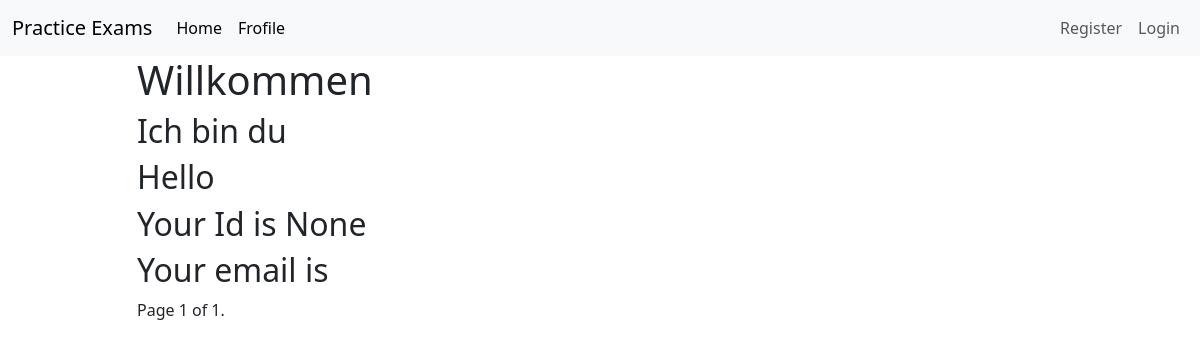
Page /profile on the earlier database version.
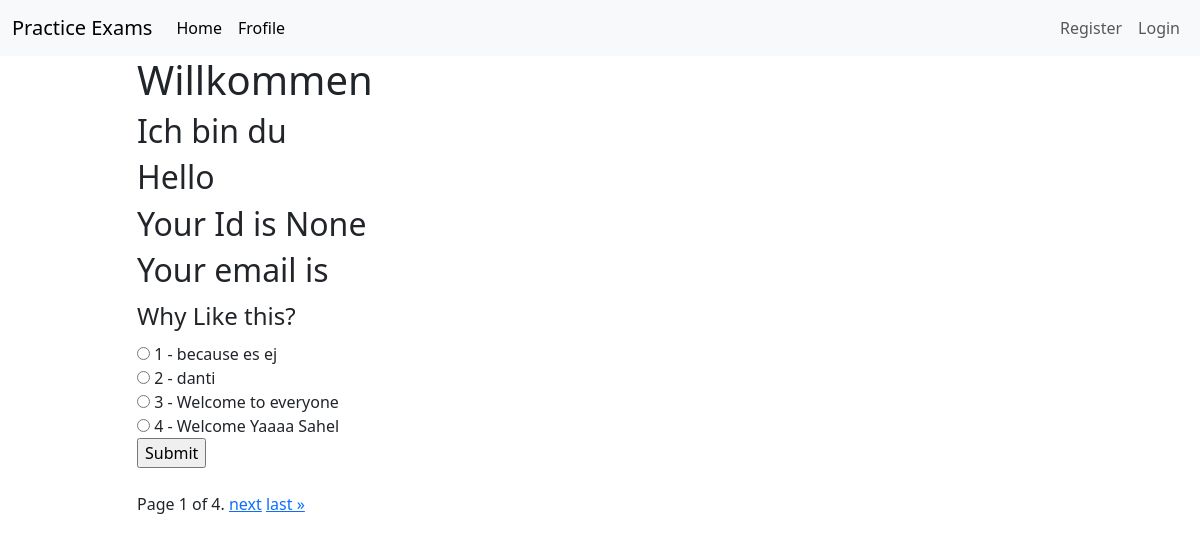
Same page on the later database version.
### exams/models.py (models this page shows, shortened)
class Question(models.Model):
    text = models.CharField(max_length=255)

class Choice(models.Model):
    question = models.ForeignKey(Question, on_delete=models.CASCADE)
    text = models.CharField(max_length=255)
    is_correct = models.BooleanField(default=False)

### exams/views.py (the view, shortened to what this page needs)
# urls.py: path("profile", views.profile, name="profile"),
def profile(request):
    questions = Question.objects.all()
    paginator = Paginator(questions, 1)
    page_number = request.GET.get("page")
    page_obj = paginator.get_page(page_number)
    return render(request, "exams/profile.html", {
        "message": "Ich bin du",
        "question": questions,
        "page_obj": page_obj
    })

### exams/templates/exams/profile.html (shortened to what this page needs)
{% extends 'exams/layout.html'%}
{%block body%}
<h1>
    Willkommen
</h1>
<h2>{{message}}</h2>
<h2>Hello {{user.username}}</h2>
<h2>Your Id is {{user.id}}</h2>
<h2>Your email is {{user.email}}</h2>
{% for question in page_obj %}
    <form action="{% url 'profile' %}" method="POST">
        <fieldset>
            <legend>{{ question.text }}</legend>
            {% for choice in question.choice_set.all %}
                <div>
                    <input type="radio" id="choice{{ forloop.counter }}" name="question_{{ question.id }}"
                           value="{{ choice.id }}"
                    >
                    <label for="choice{{ forloop.counter }}">{{ forloop.counter }} - {{ choice.text }}</label>
                </div>
            {% endfor %}
        </fieldset>
        <input type="submit" value="Submit">
    </form>
    <br>
{% endfor %}
<div class="pagination">
    <span class="step-links">
        <span class="current">
            Page {{ page_obj.number }} of {{ page_obj.paginator.num_pages }}.
        </span>
        {% if page_obj.has_next %}
        <a href="?page={{ page_obj.next_page_number }}">next</a>
        <a href="?page={{ page_obj.paginator.num_pages }}">last &raquo;</a>
        {% endif %}
    </span>
</div>
{%endblock%}

### exams/templates/exams/layout.html (shortened to what this page needs)
{% load static %}
<!DOCTYPE html>
<html lang="en">
<head>
    <link href="https://cdn.jsdelivr.net/npm/bootstrap@5.3.0/dist/css/bootstrap.min.css" rel="stylesheet"
>
    <link rel="stylesheet" href="{% static 'exams/styles.css' %}">
</head>
<body>
    <nav class="navbar navbar-expand-lg bg-body-tertiary">
        <div class="container-fluid">
            <a class="navbar-brand" href="#">Practice Exams</a>
            <div class="collapse navbar-collapse" id="navbarNav">
                <ul class="navbar-nav mr-auto">
                    <li class="nav-item">
                        <a class="nav-link active" aria-current="page" href="{% url 'index'%}">Home</a>
                    </li>
                    <li class="nav-item">
                        <a class="nav-link active" aria-current="page" href="{% url 'profile'%}">Frofile</a>
                    </li>
                </ul>
                <ul class="navbar-nav ms-auto">
                    {% if not user.is_authenticated %}
                    <li class="nav-item">
                        <a class="nav-link" href="{%url 'register'%}">Register</a>
                    </li>
                    <li class="nav-item">
                        <a class="nav-link" href="{% url 'login' %}">Login</a>
                    </li>
                    {%endif%}
                </ul>
            </div>
        </div>
    </nav>
    <div class="container">
        <div class="row">
            <div class="col">
            </div>
            <div class="col-10">
                {%block body %}
                {% endblock %}
            </div>
            <div class="col">
            </div>
        </div>
    </div>
</body>
</html>

### exams/static/exams/styles.css (style rules this page uses)
.navbar-nav { display: flex; }

Differences in the rows shown:
added Question: text "Why Like this?"
added Choice: id "☐ 1 - because es ej", text "because es ej"
added Choice: id "☐ 2 - danti", text "danti"
added Choice: id "☐ 3 - Welcome to everyone", text "Welcome to everyone"
added Choice: id "☐ 4 - Welcome Yaaaa Sahel", text "Welcome Yaaaa Sahel"
Other differences:
{{ page_obj.paginator.num_pages }}: "1" → "4"
text now shown: "next last »"
